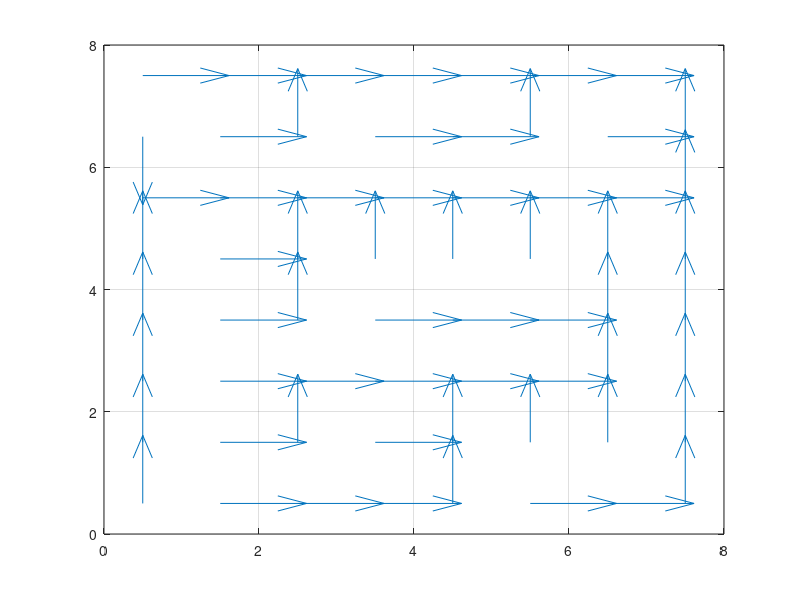

The MATLAB script that drew this image:

clear
close all
% Define rewards:
R = zeros(64,1);
R(64) = 100;
R([2,12,14,15, 18,28,30,34,36,37,38,40,50,52,55,58,63]) = -100;

% Define actions
A = zeros(64,5);
for i = 1:64
    x = mod((i-1),8)+1;
    y = ceil(i/8);
        % right
    if x == 8
        A(i,1) = i;
    else
        x1 = x+1;
        y1 = y;
        A(i,1) = 8*(y1-1)+x1;
    end
        % up
    if y == 8
        A(i,2) = i;
    else
        x1 = x;
        y1 = y+1;
        A(i,2) = 8*(y1-1)+x1;
    end
        % left
    if x == 1
        A(i,3) = i;
    else
        x1 = x-1;
        y1 = y;
        A(i,3) = 8*(y1-1)+x1;
    end
        % down
    if y == 1
        A(i,4) = i;
    else
        x1 = x;
        y1 = y-1;
        A(i,4) = 8*(y1-1)+x1;
    end
        % stay
    A(i,5) = i;
end

% Define probabilities
Pr = zeros(64,64,5);
for s = 1:64
    for i = 1:5
        for j = 1:5
            if i==j
                Pr(A(s,j),s,i) = 0.8;
            elseif i ~= 5 && j == mod(i+5,4)+1
                Pr(A(s,j),s,i) = 0;
            else
                Pr(A(s,j),s,i) = 0.05;
            end
        end
        Pr(:,s,i) = Pr(:,s,i)/sum(Pr(:,s,i));
    end
end

% Value iteration
mm = 30;
N = 64;
gamma = 0.95;
V = zeros(N,1);
OP = zeros(N,1);
e = inf;
while e > 1e-14
    V1 = zeros(N,1);
    for j = 1:N
        [V1(j),OP(j)] = max([R(j)+gamma*Pr(:,j,1)'*V(:);
            R(j)+gamma*Pr(:,j,2)'*V(:);
            R(j)+gamma*Pr(:,j,3)'*V(:);
            R(j)+gamma*Pr(:,j,4)'*V(:);
            R(j)+gamma*Pr(:,j,5)'*V(:)]);
    end
    e = max(V1-V);
    V = V1;
end

x = zeros(64,1);
y = zeros(64,1);
u = zeros(64,1);
v = zeros(64,1);
for i = 1:N
    x(i) = mod((i-1),8)+1;
    y(i) = ceil(i/8);
    j = A(i,OP(i));
    u(i) = mod((j-1),8)+1-x(i);
    v(i) = ceil(j/8)-y(i);
end
quiver(x-0.5,y-0.5,u,v)
grid on

